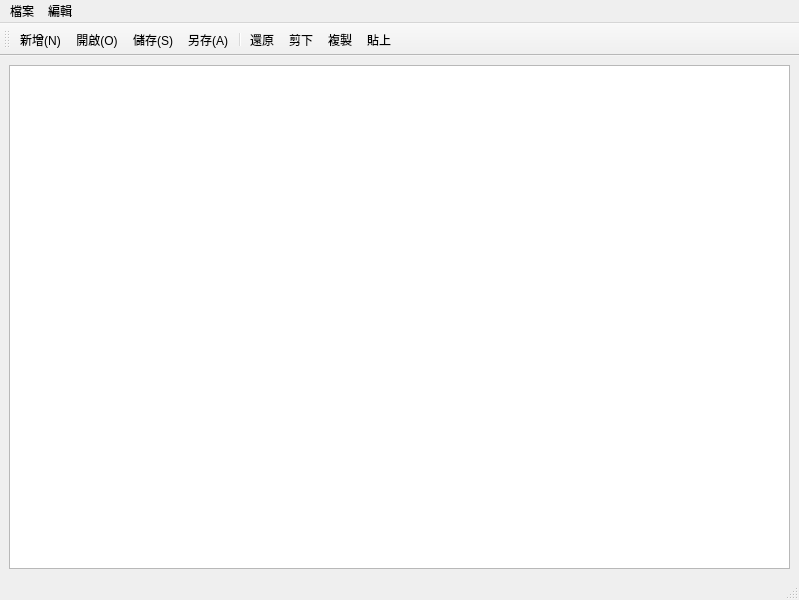
<?xml version="1.0" encoding="UTF-8"?>
<ui version="4.0">
 <class>MainWindow</class>
 <widget class="QMainWindow" name="MainWindow">
  <property name="geometry">
   <rect>
    <x>0</x>
    <y>0</y>
    <width>799</width>
    <height>600</height>
   </rect>
  </property>
  <property name="windowTitle">
   <string>MainWindow</string>
  </property>
  <widget class="QWidget" name="centralwidget">
   <layout class="QHBoxLayout" name="horizontalLayout">
    <item>
     <widget class="QTextEdit" name="textEdit"/>
    </item>
   </layout>
  </widget>
  <widget class="QMenuBar" name="menubar">
   <property name="geometry">
    <rect>
     <x>0</x>
     <y>0</y>
     <width>799</width>
     <height>21</height>
    </rect>
   </property>
   <widget class="QMenu" name="menu">
    <property name="title">
     <string>檔案</string>
    </property>
    <addaction name="actionNew"/>
    <addaction name="actionOpen"/>
    <addaction name="actionClose"/>
    <addaction name="separator"/>
    <addaction name="actionSave"/>
    <addaction name="actionASave"/>
    <addaction name="separator"/>
    <addaction name="actionQuit"/>
   </widget>
   <widget class="QMenu" name="menu_4">
    <property name="title">
     <string>編輯</string>
    </property>
    <addaction name="actionUndo"/>
    <addaction name="actionCuT"/>
    <addaction name="actionCopy"/>
    <addaction name="actionAll"/>
    <addaction name="actionPaste"/>
   </widget>
   <addaction name="menu"/>
   <addaction name="menu_4"/>
  </widget>
  <widget class="QStatusBar" name="statusbar"/>
  <widget class="QToolBar" name="toolBar">
   <property name="windowTitle">
    <string>toolBar</string>
   </property>
   <attribute name="toolBarArea">
    <enum>TopToolBarArea</enum>
   </attribute>
   <attribute name="toolBarBreak">
    <bool>false</bool>
   </attribute>
   <addaction name="actionNew"/>
   <addaction name="actionOpen"/>
   <addaction name="actionSave"/>
   <addaction name="actionASave"/>
   <addaction name="separator"/>
   <addaction name="actionUndo"/>
   <addaction name="actionCuT"/>
   <addaction name="actionCopy"/>
   <addaction name="actionPaste"/>
  </widget>
  <action name="actionNew">
   <property name="icon">
    <iconset resource="icons.qrc">
     <normaloff>:/icons/images/images/new.png</normaloff>:/icons/images/images/new.png</iconset>
   </property>
   <property name="text">
    <string>新增(&amp;N)</string>
   </property>
   <property name="toolTip">
    <string>新增檔案</string>
   </property>
   <property name="shortcut">
    <string>Ctrl+N</string>
   </property>
  </action>
  <action name="actionOpen">
   <property name="icon">
    <iconset resource="icons.qrc">
     <normaloff>:/icons/images/images/open.png</normaloff>:/icons/images/images/open.png</iconset>
   </property>
   <property name="text">
    <string>開啟(&amp;O)</string>
   </property>
   <property name="toolTip">
    <string>開啟檔案</string>
   </property>
   <property name="shortcut">
    <string>Ctrl+O</string>
   </property>
  </action>
  <action name="actionClose">
   <property name="text">
    <string>關閉(&amp;X)</string>
   </property>
   <property name="toolTip">
    <string>關閉檔案</string>
   </property>
   <property name="shortcut">
    <string>Ctrl+X</string>
   </property>
  </action>
  <action name="actionASave">
   <property name="icon">
    <iconset resource="icons.qrc">
     <normaloff>:/icons/images/images/asave.png</normaloff>:/icons/images/images/asave.png</iconset>
   </property>
   <property name="text">
    <string>另存(&amp;A)</string>
   </property>
   <property name="toolTip">
    <string>另存新黨</string>
   </property>
   <property name="shortcut">
    <string>Ctrl+A</string>
   </property>
  </action>
  <action name="actionQuit">
   <property name="text">
    <string>退出(&amp;Q)</string>
   </property>
   <property name="toolTip">
    <string>退出程式</string>
   </property>
   <property name="shortcut">
    <string>Ctrl+Q</string>
   </property>
  </action>
  <action name="actionSave">
   <property name="icon">
    <iconset resource="icons.qrc">
     <normaloff>:/icons/images/images/save.png</normaloff>:/icons/images/images/save.png</iconset>
   </property>
   <property name="text">
    <string>儲存(&amp;S)</string>
   </property>
   <property name="toolTip">
    <string>儲存檔案</string>
   </property>
   <property name="shortcut">
    <string>Ctrl+S</string>
   </property>
  </action>
  <action name="actionUndo">
   <property name="icon">
    <iconset resource="icons.qrc">
     <normaloff>:/icons/images/images/undo.png</normaloff>:/icons/images/images/undo.png</iconset>
   </property>
   <property name="text">
    <string>還原</string>
   </property>
  </action>
  <action name="actionCuT">
   <property name="icon">
    <iconset resource="icons.qrc">
     <normaloff>:/icons/images/images/cut.png</normaloff>:/icons/images/images/cut.png</iconset>
   </property>
   <property name="text">
    <string>剪下</string>
   </property>
  </action>
  <action name="actionCopy">
   <property name="icon">
    <iconset resource="icons.qrc">
     <normaloff>:/icons/images/images/copy.png</normaloff>:/icons/images/images/copy.png</iconset>
   </property>
   <property name="text">
    <string>複製</string>
   </property>
  </action>
  <action name="actionAll">
   <property name="text">
    <string>全選
</string>
   </property>
  </action>
  <action name="actionPaste">
   <property name="icon">
    <iconset resource="icons.qrc">
     <normaloff>:/icons/images/images/paste.png</normaloff>:/icons/images/images/paste.png</iconset>
   </property>
   <property name="text">
    <string>貼上</string>
   </property>
  </action>
 </widget>
 <resources>
  <include location="icons.qrc"/>
 </resources>
 <connections/>
</ui>
